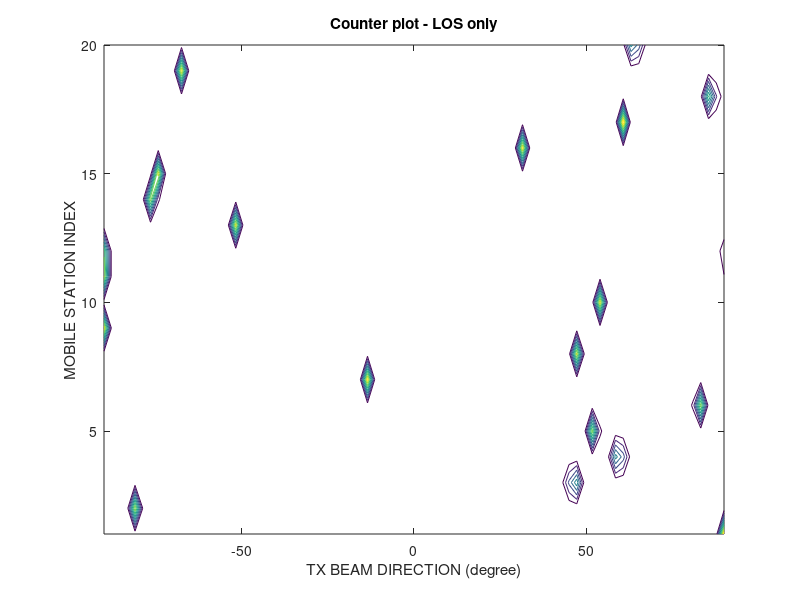
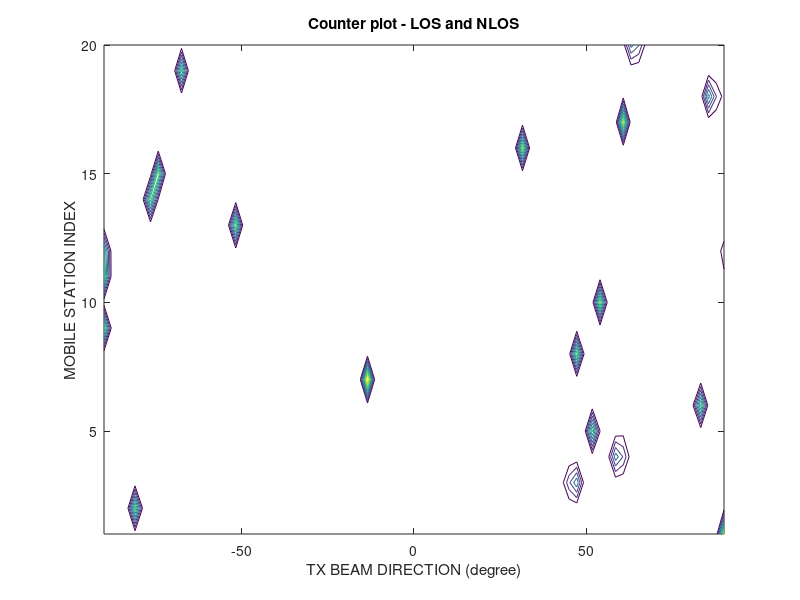
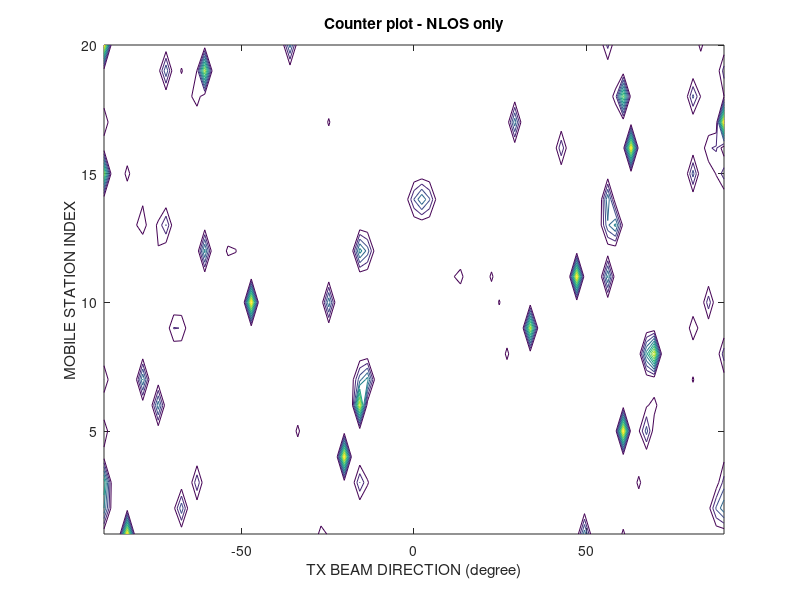
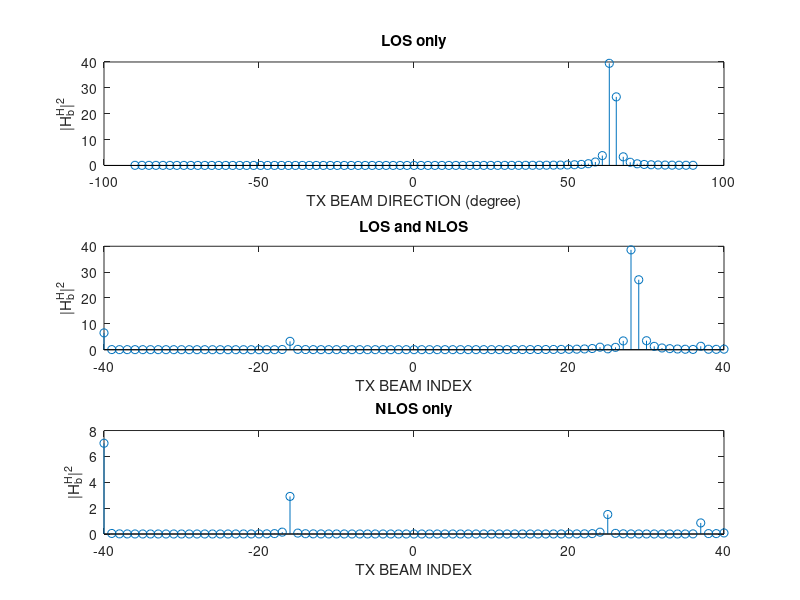

These figures' MATLAB source, in order:
clc
clear

Nt = 81; Nr = 1;  % Number of antenna at Tx and Rx
K = 20; % Number of user
L = 5; % Number of path
PL = [1, 0.3, 0.2, 0.15, 0.1]; % Path losses

phi = (rand(K, L)-0.5)*pi; % K users' azimuth in radian in [-pi/2, pi/2]
phi_degree = phi*180/pi;
theta = 0.5*sin(phi);
U = zeros(Nt, Nt);
I = zeros(Nt, 1);
a = zeros(Nt, L);
beta = zeros(L, 1);

% Beam index set
for l=1:Nt
    I(l) = (l-1) - (Nt-1)/2;
end

% Channel matrix
H_LOS = [];
H_NLOS = [];
H = [];

for k = 1:K
    for l = 1:L
        beta(l) = PL(l)*exp(-1i*2*pi*rand(1));
    end
    for n = 1:Nt
        for l = 1:L
            a(n, l) = exp(-1i*2*pi*theta(k,l)*I(n));
        end
    end
    h_k_LOS = beta(1)*a(:, 1);
    H_LOS = horzcat(H_LOS, h_k_LOS);
    h_k_NLOS = zeros(Nt, 1);
    for i = 2:L
        h_k_NLOS = h_k_NLOS + beta(i)*a(:, i);
    end
    H_NLOS = horzcat(H_NLOS, h_k_NLOS);
    H = H_LOS + H_NLOS;
end

% DFT matrix
for i = 1:Nt
    for j = 1:Nt
        U(i,j) = exp(-1i*2*pi*I(i)*I(j)/Nt)/sqrt(Nt);
    end
end

% Beamspace channel
H_b_LOS = ctranspose(U)*H_LOS; % LOS only
H_b_LOS_power = abs(ctranspose(H_b_LOS)).^2;

H_b = ctranspose(U)*H; % LOS and NLOS
H_b_power = abs(ctranspose(H_b)).^2;

H_b_NLOS = ctranspose(U)*H_NLOS; % NLOS only
H_b_NLOS_power = abs(ctranspose(H_b_NLOS)).^2;


figure(1)
contour(I*180/(Nt-1), 1:K, H_b_LOS_power);
title('Counter plot - LOS only');
xlabel('TX BEAM DIRECTION (degree)');
ylabel('MOBILE STATION INDEX');
axis([-90, 90 -inf, inf]);

figure(2)
contour(I*180/(Nt-1), 1:K, H_b_power);
title('Counter plot - LOS and NLOS');
xlabel('TX BEAM DIRECTION (degree)');
ylabel('MOBILE STATION INDEX');
axis([-90, 90 -inf, inf]);

figure(3)
contour(I*180/(Nt-1), 1:K, H_b_NLOS_power);
title('Counter plot - NLOS only');
xlabel('TX BEAM DIRECTION (degree)');
ylabel('MOBILE STATION INDEX');
axis([-90, 90 -inf, inf]);


for i=1:K
    figure(4)
    subplot(3, 1, 1);
    stem(I*180/(Nt-1), H_b_LOS_power(i, :));
    title('LOS only');
    xlabel('TX BEAM DIRECTION (degree)');
    ylabel('|H_b^H|^2');
    %axis([-90, 90 -inf, inf]);
    phi_degree(i,1)
    
    subplot(3, 1, 2);
    stem(I, H_b_power(i, :));
    title('LOS and NLOS');
    xlabel('TX BEAM INDEX');
    ylabel('|H_b^H|^2');
    
    subplot(3, 1, 3);
    stem(I, H_b_NLOS_power(i, :));
    title('NLOS only');
    xlabel('TX BEAM INDEX');
    ylabel('|H_b^H|^2');
    hold off
end